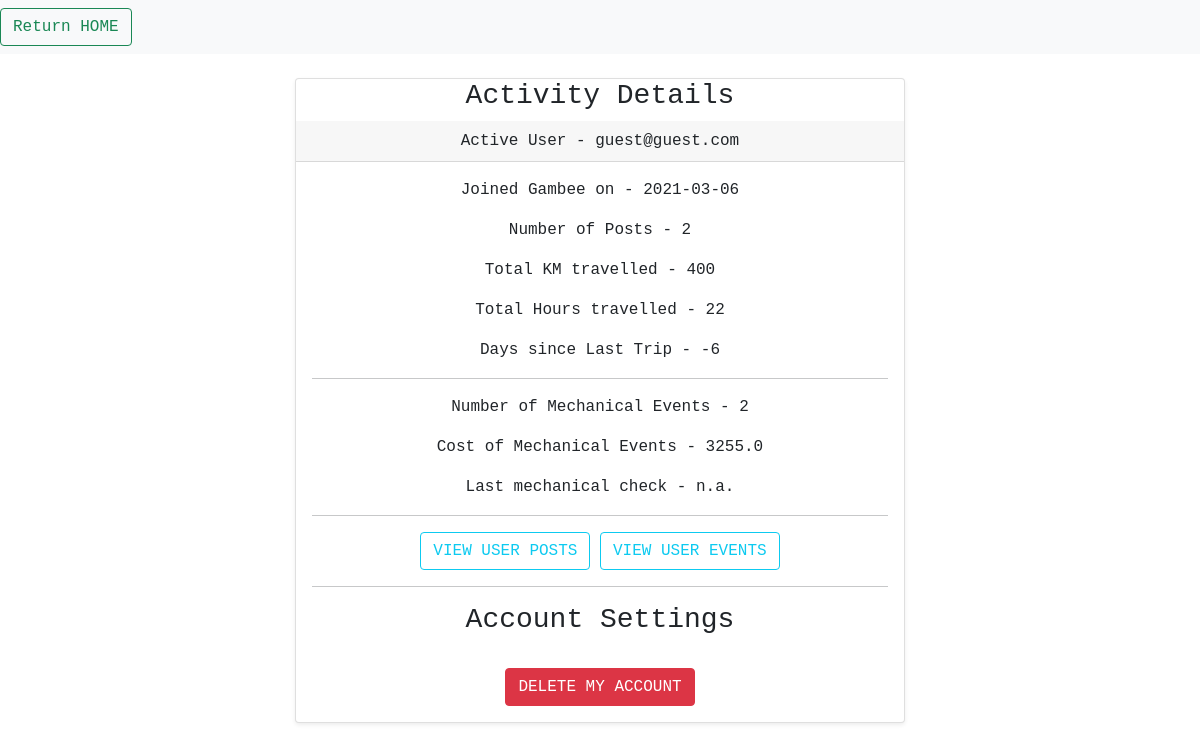
Screenshot of /user/guest (signed in) with the database file from the repository.
### application/models.py (models this page shows, shortened)
class Riders(db.Model, UserMixin):
    __tablename__ = 'Users_Tab'
    id = db.Column(db.Integer, primary_key=True)
    email = db.Column(db.String(100), unique=True)
    passw = db.Column(db.String(50))
    joined_on = db.Column(db.Date)

class TripRecords(db.Model):
    __tablename__ = 'TripRecords'
    id = db.Column(db.Integer, primary_key=True)
    trip_name = db.Column(db.String(100))
    trip_date = db.Column(db.Date)
    area_name = db.Column(db.String(50))
    km_travelled = db.Column(db.Integer)
    h_travelled = db.Column(db.Integer)
    km_initial = db.Column(db.Integer)
    km_final = db.Column(db.Integer)
    added_by = db.Column(db.String(100))

class MechanicalEvent(db.Model):
    __tablename__ = 'Mechanical_Tab'
    id = db.Column(db.Integer, primary_key=True)
    event_name = db.Column(db.String(100))
    event_date = db.Column(db.Date)
    event_details = db.Column(db.String(200))
    event_km = db.Column(db.Integer)
    event_cost = db.Column(db.Float)
    event_owner = db.Column(db.String(100))

### application/routes.py (the view)
@app.route('/user/<rider_email>')
def user_panel(rider_email):
    active_user = Riders.query.filter(Riders.email.startswith(rider_email)).first()
    fulL_user = RiderProfile(active_user.email, active_user.joined_on)
    fulL_user.set_tripDB(TripRecords)
    fulL_user.set_meventsDB(MechanicalEvent)
    fulL_user.get_user_recordset()
    fulL_user.get_mechanical_recordset()
    return render_template('user_panel.html', rider_email=fulL_user)

### application/routes.py (called while the page is built)
@loginMan.user_loader
def load_user(email):
    return Riders.query.filter_by(email=email).first()

### components/riderProfile.py (called while the page is built)
    def set_tripDB(self, db_object):
        self.tripsDB = db_object

    def set_meventsDB(self, db_object):
        self.meventsDB = db_object

    def get_user_recordset(self):
        if self.email != Config.ADMIN_USER:
            user_rec = self.tripsDB.query.filter_by(added_by=self.email).all()
        else:
            user_rec = self.tripsDB.query.all()
        self.recordset_user = user_rec

    def get_mechanical_recordset(self):
        if self.email != Config.ADMIN_USER:
            user_rec = self.meventsDB.query.filter_by(event_owner=self.email).all()
        else:
            user_rec = self.meventsDB.query.all()
        self.recordset_mechanical = user_rec

    def get_no_posts(self):
        no_of_posts = 0
        for post in self.recordset_user:
            no_of_posts += 1
        return no_of_posts

    def get_total_km(self):
        no_km = 0
        for post in self.recordset_user:
            no_km += post.km_travelled
        return no_km

    def get_total_h(self):
        no_h = 0
        for post in self.recordset_user:
            no_h += post.h_travelled
        return no_h

    def get_days_since_last(self):
        if self.email != Config.ADMIN_USER:
            latest = self.tripsDB.query.filter_by(added_by=self.email).order_by(desc(self.tripsDB.trip_date)).first()
        else:
            latest = self.tripsDB.query.order_by(desc(self.tripsDB.trip_date)).first()
        if latest is not None:
            days_since = (latest.trip_date - datetime.now().date()).days
        else:
            days_since = -1
        return days_since

    def get_no_mevents(self):
        no_events = 0
        for ev in self.recordset_mechanical:
            no_events += 1
        return no_events

    def get_cost_mevents(self):
        cost_events = 0
        for ev in self.recordset_mechanical:
            cost_events += ev.event_cost
        return cost_events

### application/templates/user_panel.html (shortened to what this page needs)
{% extends 'base.html' %}
{%block user_block%}
<nav class="navbar navbar-light bg-light">
    <form class="form-inline">
        <button class="btn btn-outline-success" type="button" onclick="window.location.href='{{ url_for( 'home') }}';">
            Return HOME
        </button>
    </form>
</nav>
<div>
    <div class="d-flex justify-content-center text-center" >
        <div class="card shadow-sm col-sm-3 mt-4" style="min-width: 610px; width: 50%;">
            <h3>Activity Details</h3>
            <div class="card-header">
                Active User - {{rider_email.email}}
            </div>
            <div class="card-body">
                <p class="text-sm-left">Joined Gambee on - {{rider_email.joined_on}}</p>
                <p class="text-sm-left">Number of Posts - {{rider_email.get_no_posts()}}</p>
                <p class="text-sm-left">Total KM travelled - {{rider_email.get_total_km()}}</p>
                <p class="text-sm-left">Total Hours travelled - {{rider_email.get_total_h()}}</p>
                <p class="text-sm-left">Days since Last Trip - {{rider_email.get_days_since_last()}}</p>
                <hr>
                <p class="text-sm-left">Number of Mechanical Events - {{rider_email.get_no_mevents()}}</p>
                <p class="text-sm-left">Cost of Mechanical Events - {{rider_email.get_cost_mevents()}}</p>
                <p class="text-sm-left">Last mechanical check - n.a.</p>
                <hr>
                <button class="btn btn-outline-info" type="button"
                        onclick="window.location.href='{{ url_for( 'view_trips') }}';">VIEW USER POSTS
                </button>
                <button class="btn btn-outline-info" type="button"
                        onclick="window.location.href='{{ url_for( 'view_mechanical_ev') }}';">VIEW USER EVENTS
                </button>
                <hr>
                <h3>Account Settings</h3>
                <br>
                <button class="btn btn-danger" type="button"
                        onclick="window.location.href='{{ url_for( 'delete_user', rider_email=rider_email.email) }}';">
                    DELETE MY ACCOUNT
                </button>
            </div>
        </div>
    </div>
</div>
{%endblock%}

### application/static/style.css (style rules this page uses)
* { font-family: 'Courier New'; }
p, h1, h3, a { font-family: 'Courier New'; }

### rows the page displays
Riders: email "guest@guest.com", joined_on "2021-03-06"
TripRecords: get_total_km "400", get_total_h "22"
TripRecords: get_days_since_last "-6"
MechanicalEvent: get_cost_mevents "3255.0"

### other values shown
{{ rider_email.get_no_posts() }} "2"
{{ rider_email.get_no_mevents() }} "2"
